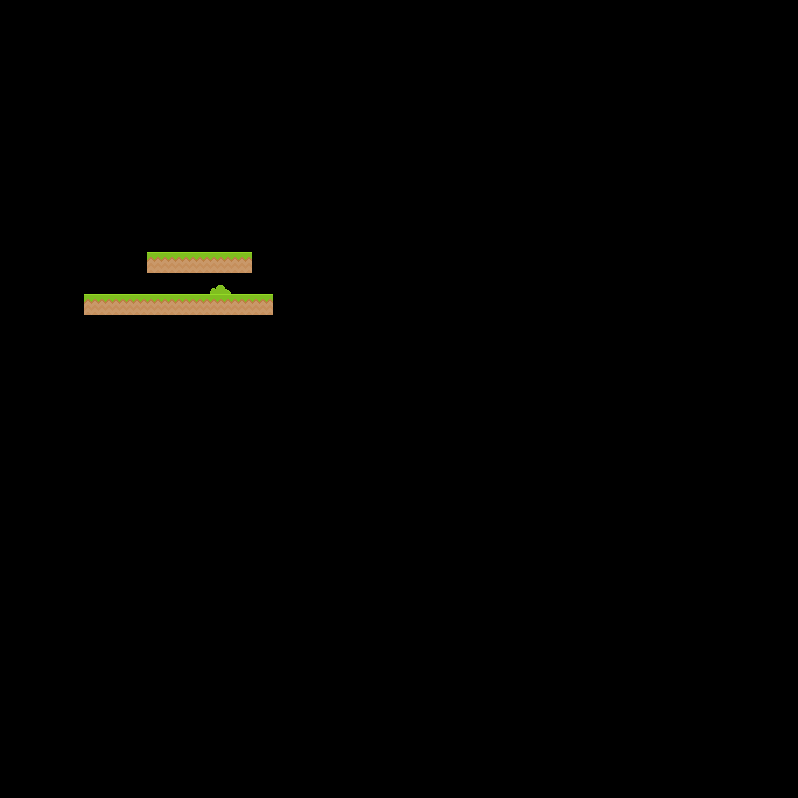

A 2D game scene composited from a Tiled map and its tileset images. What follows is a short description and the map's XML, with each tile layer's data collapsed to a summary:
An orthogonal 38x38 tile map with 21x21 px tiles, 1 tile layer (Tile Layer 1) and 1 object.

<map version="1.0" orientation="orthogonal" renderorder="right-down" width="38" height="38" tilewidth="21" tileheight="21" nextobjectid="2">
 <tileset firstgid="1" name="spritesheet" tilewidth="21" tileheight="21" spacing="2">
  <image source="../images/spritesheet.png" width="692" height="692" />
  <tile id="19">
   <properties>
    <property name="Class" value="Player" />
   </properties>
  </tile>
 </tileset>
 <layer name="Tile Layer 1" width="38" height="38">
  <properties>
   <property name="collision" value="true" />
  </properties>
  <data>[1444 cells, 15 non-empty, 2 distinct tile ids]</data>
 </layer>
 <objectgroup name="Object Layer 1">
  <object id="1" gid="20" x="186" y="293" width="21" height="21" />
 </objectgroup>
</map>
